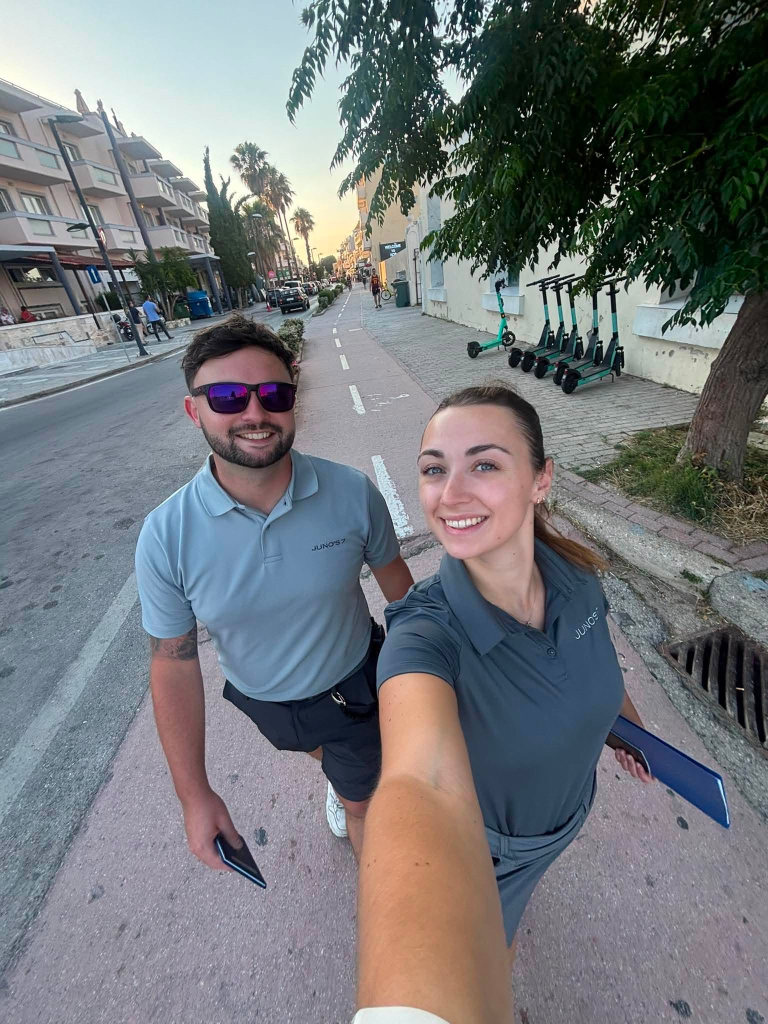
#> input picture site/media/photos/2026-06-17-cameron-sophie-selfie.jpg, 1536 x 2048 px (shown at 1/2 size)
$ python enhance_media.py ../site/media/photos/2026-06-17-cameron-sophie-selfie.jpg
#> lines starting #> are read from the running program, lines starting #| are printed output that depends on the picture
#!/usr/bin/env python3
"""Create a gentle, non-destructive enhanced working copy of a journal photo.

The original file is never overwritten. The result is intended for compressed
Messenger/social-media images while the full-resolution originals are awaited.
"""
from __future__ import annotations

from argparse import ArgumentParser
from pathlib import Path
import sys

try:
    from PIL import Image, ImageEnhance, ImageFilter, ImageOps
except ImportError as exc:  # pragma: no cover - user-facing dependency message
    raise SystemExit("Pillow is required. Install it with: python -m pip install Pillow") from exc


def enhance(source: Path, output: Path, scale: float = 1.35, quality: int = 91) -> None:
#> called with scale = 1.35, quality = 91
    if not source.exists():
        raise FileNotFoundError(source)
    if source.resolve() == output.resolve():
        raise ValueError("Output must be a different file; originals are never overwritten.")

    image = Image.open(source).convert("RGB")
#> image is the input picture: PIL image 1536x2048 RGB; mean R, G, B 114.8, 118.2, 121.5
    image = image.filter(ImageFilter.MedianFilter(size=3))
    image = ImageOps.autocontrast(image, cutoff=(0.3, 0.3))
    image = ImageEnhance.Contrast(image).enhance(1.04)
    image = ImageEnhance.Color(image).enhance(1.03)
    image = image.resize(
        (round(image.width * scale), round(image.height * scale)),
        Image.Resampling.LANCZOS,
    )
#> image: PIL image 2074x2765 RGB
    image = image.filter(ImageFilter.UnsharpMask(radius=1.6, percent=115, threshold=3))
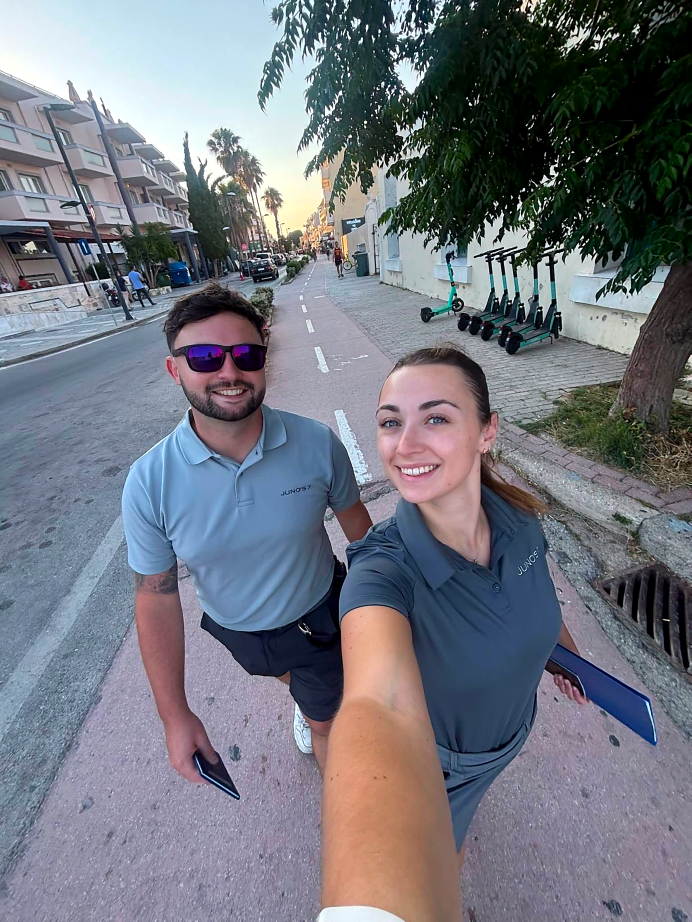
#> image: PIL image 2074x2765 RGB (shown at 1/3 size); mean R, G, B 114.2, 117.5, 127.2

    output.parent.mkdir(parents=True, exist_ok=True)
    image.save(output, "JPEG", quality=quality, optimize=True, progressive=True, subsampling=0)


def main() -> None:
    parser = ArgumentParser(description=__doc__)
    parser.add_argument("source", type=Path, help="Source JPEG/PNG")
    parser.add_argument("output", type=Path, nargs="?", help="Output JPEG")
    parser.add_argument("--scale", type=float, default=1.35, help="Upscale factor (default: 1.35)")
    parser.add_argument("--quality", type=int, default=91, help="JPEG quality (default: 91)")
    args = parser.parse_args()

    output = args.output or args.source.with_name(f"{args.source.stem}-enhanced.jpg")
    enhance(args.source, output, args.scale, args.quality)
    print(f"Enhanced working copy: {output}")
    print(f"Original preserved:     {args.source}")


if __name__ == "__main__":
    main()

$ run again, on site/media/photos/2026-06-17-junos7-sete-marina.jpg
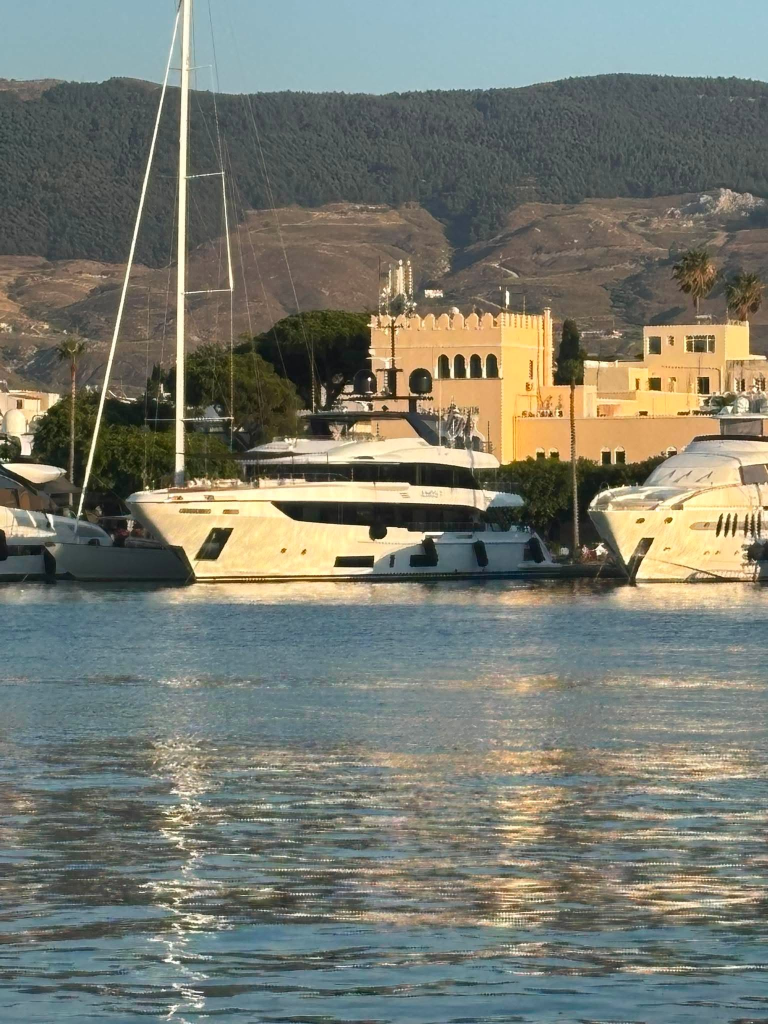
#> input picture site/media/photos/2026-06-17-junos7-sete-marina.jpg, 1536 x 2048 px (shown at 1/2 size)
#> in enhance, image is the input picture: PIL image 1536x2048 RGB; mean R, G, B 120, 122.9, 112.1
#> in enhance, `image = ImageOps.autocontrast(image, cutoff=(0.3, 0.3))`:
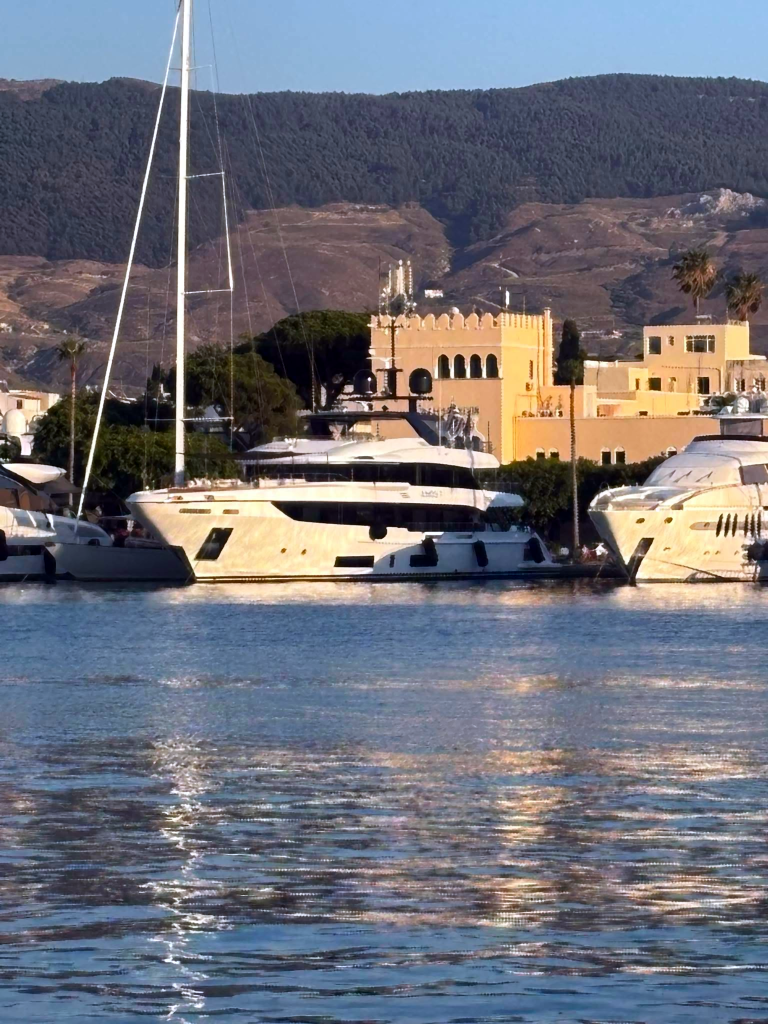
#> image: PIL image 1536x2048 RGB (shown at 1/2 size); mean R, G, B 109.8, 111.2, 121

$ run again, on site/media/photos/2026-06-19-cameron-lines.jpg
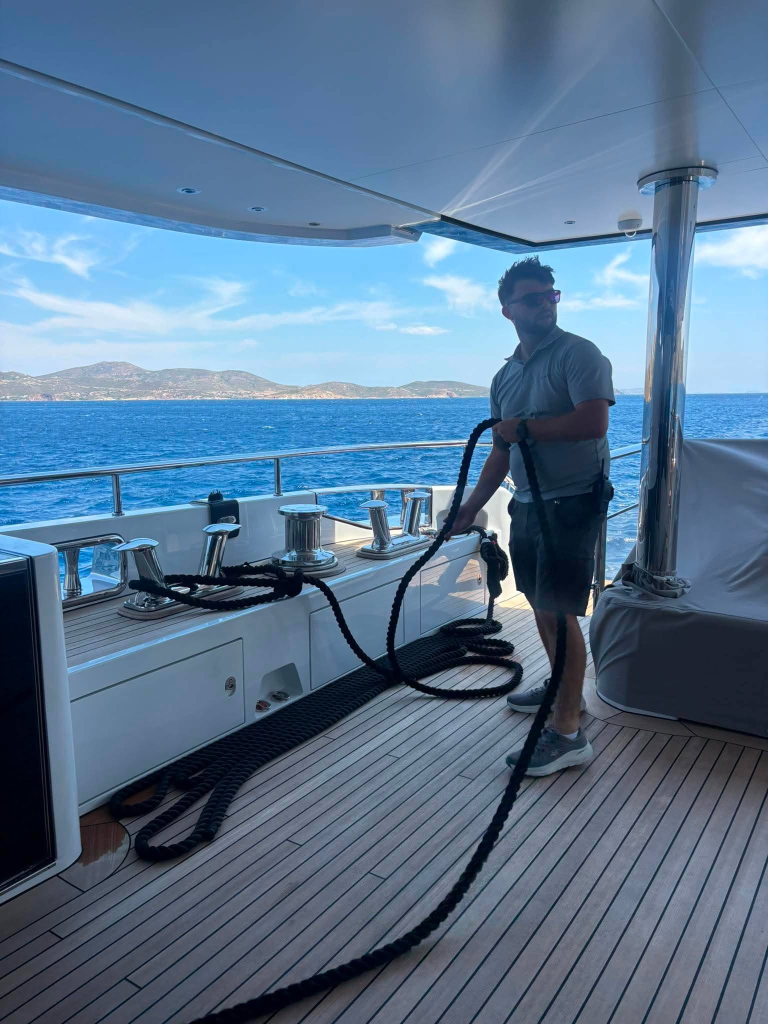
#> input picture site/media/photos/2026-06-19-cameron-lines.jpg, 1536 x 2048 px (shown at 1/2 size)
#> in enhance, image is the input picture: PIL image 1536x2048 RGB; mean R, G, B 88.7, 116.7, 144.5
#> in enhance, `image = ImageOps.autocontrast(image, cutoff=(0.3, 0.3))`:
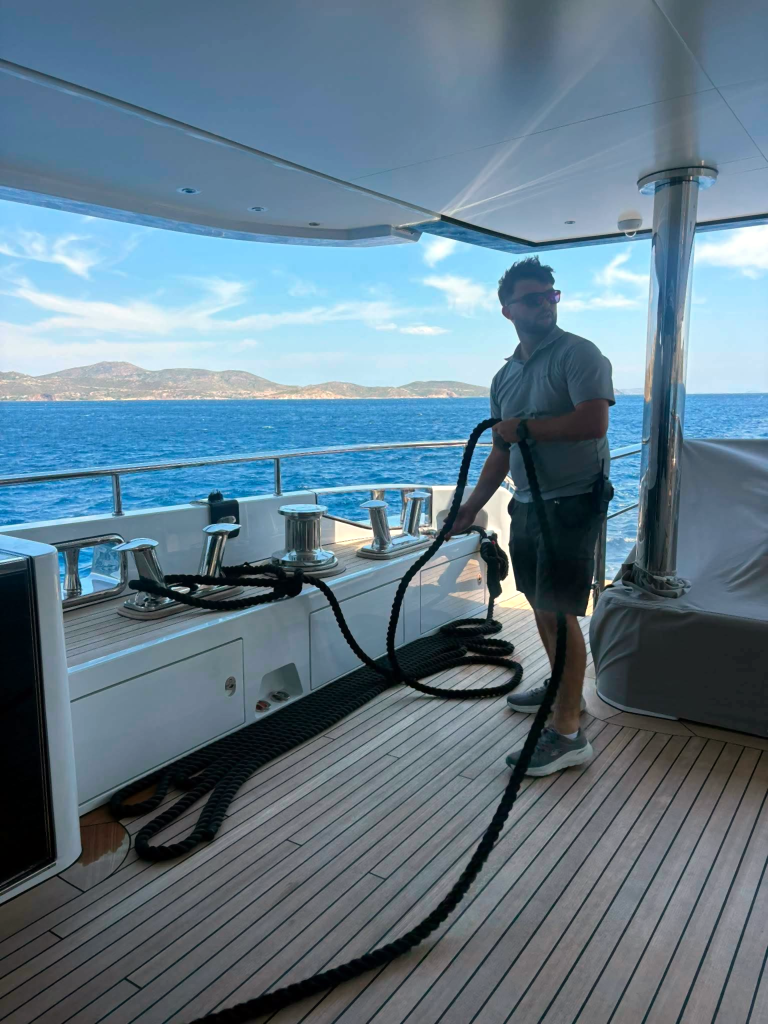
#> image: PIL image 1536x2048 RGB (shown at 1/2 size); mean R, G, B 98.3, 122.4, 138
